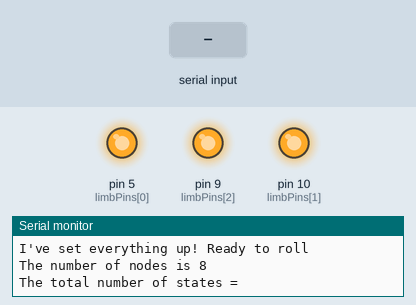
Bench run of a sketch on a simulated Arduino Uno, built with avr-gcc and run on an emulated ATmega328P. Shown: output pins drawn as LEDs (lit = HIGH), the last lines printed to the serial monitor. The inputs (shaded band) are chosen by the test bench.

Above: at 0.9 s.
1.0 s: "30,150\n" received over Serial
At 4.7 s:
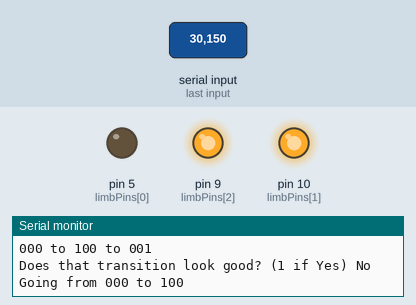
At 6.3 s:
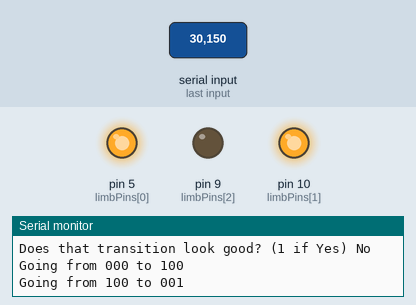
Timing chart, 0 to 8.6 s (numbered marks = the images above; inputs shaded):
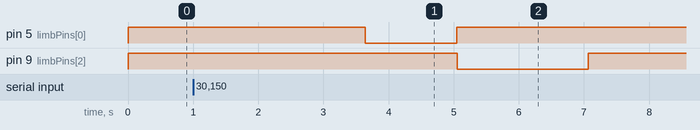

The sketch:

MultiState.ino
```cpp
//This program is designed to learn the state transition rewards
//author - Vishesh Vikas
//behavior/states = 0 or 1 (binary)
//robot state transition = N States
// State 1  -> State 2 -> State 3 -> State 4 ...
#include <MsTimer2.h>

// Specifications of a robot
const int noofLimbs = 3;
int limbPins[noofLimbs] = {5,10,9};
int incomingByte;
int endStateInt, startStateInt;
int startState[noofLimbs], endState[noofLimbs];
int matSize = pow(2,noofLimbs);
int timerFreq = 10; //ms
int stateTimer;
//int activeT[noofLimbs] = {
//  2100,1200,2020};
int activeT[noofLimbs] = {
  1400,1000,2020};
int phiT[noofLimbs] = {
  610,1000,00};
int maintainStrength[noofLimbs] = {
  50, 100, 40};
int adjustT[noofLimbs] ={
  120,60,200};
int cycleT, restTime;

int noofReps, repCounter;

void turnAllOff();

void dec2bin(int dec, int (&bin)[noofLimbs]);
void printState(int (&bin)[noofLimbs]);
void printState(int*);
void implementState(int (&bin)[noofLimbs]);

void turnPinOn(int);
void turnPinOff(int);
void maintainPin(int thepin, int strength);

void timerFunc();
void restFunc();
int restCounter;

int totalNoofStates, theStatesInt[10], theStatesBin[10][noofLimbs];
int theCurrentStateCounter;
int* currentState;

void initializeCounters()
{
  stateTimer = 0;
  noofReps = 10;
  repCounter=0;
  restTime = 4000;
  restCounter = 0;
  theCurrentStateCounter = 0;
}


void setup()
{
  Serial.begin(115200);
  cycleT = 0;
  for(int ii=0; ii<noofLimbs; ii++)
  {
    pinMode(limbPins[ii], OUTPUT);
    turnPinOff(limbPins[ii]);
    if(cycleT<(activeT[ii]+phiT[ii]))
    {
      cycleT=(activeT[ii]+phiT[ii]);
    }
  }
  Serial.println("I've set everything up! Ready to roll");
  Serial.print("The number of nodes is ");
  Serial.println(matSize);
  MsTimer2::set(timerFreq, timerFunc);
  initializeCounters();
  int isComplete = 0;
  while(isComplete==0)
  {
    Serial.flush();
    Serial.print("The total number of states = ");
// totalNoofStates, theStatesInt[noofLimbs], theStatesBin[noofLimbs][noofLimbs];
    while(!Serial.available());
    totalNoofStates = Serial.read()-48;
    Serial.println(totalNoofStates);
    for(int ii=0;ii<totalNoofStates; ii++)
    {
      Serial.print("State "); Serial.print(ii+1); Serial.print(" : = ");
      while(!Serial.available());
      theStatesInt[ii] = Serial.read()-48;
      dec2bin(theStatesInt[ii], theStatesBin[ii]);
      Serial.print(theStatesInt[ii]);
      Serial.print(" "); printState(&theStatesBin[ii][0]);
      Serial.println("");
    }
    Serial.println("");
    for(int ii=0;ii<totalNoofStates;ii++)
    {
      printState(&theStatesBin[ii][0]);
      if(ii<(totalNoofStates-1))
      {
        Serial.print(" to ");
      }
    }
    Serial.println("");
    Serial.print("Does that transition look good? (1 if Yes)");
    while(!Serial.available());
    isComplete = Serial.read()-48;
    if(isComplete==1) {Serial.println(" Yes");}
    else {Serial.println(" No");}
  }

  currentState = theStatesBin[0];

  MsTimer2::start();


}

void loop()
{
  // Nothing is in the loop function.
  // Everything is done using timer function.
}

void timerFunc()
{
  // use activeT, phiT
  for(int ii=0; ii<noofLimbs; ii++)
  {
    if(currentState[ii]==1)
    {
      if(stateTimer==phiT[ii])
      {
        turnPinOn(limbPins[ii]);
//        Serial.print(ii); Serial.print("="); Serial.print(stateTimer);
      }
      else if(ii>0 &(currentState[ii]==theStatesBin[theCurrentStateCounter-11][ii]))
      {
        //        Serial.println("Maintain");
        maintainPin(limbPins[ii], maintainStrength[ii]);
      }
    }
  }
  stateTimer =stateTimer+timerFreq;
  if(stateTimer==cycleT)
  {
//    Serial.print("stateTimer = "); Serial.println(stateTimer);
    // If cycleT is over
    if(currentState==theStatesBin[totalNoofStates])
    {
      Serial.println("Alls is done");
      turnAllOff();
      stateTimer = 0;
      MsTimer2::stop();
    }
    else //if(currentState==theStatesBin[theCurrentStateCounter])
    {
      stateTimer=0;
//      Serial.println("Switching!");
      for(int jj=0;jj<noofLimbs; jj++)
      {
//      Serial.println(theCurrentStateCounter);
//        Serial.print(theCurrentStateCounter); Serial.print(" ");Serial.println(jj);
//        Serial.print(currentState[jj]); Serial.print("vs"); Serial.println(theStatesBin[theCurrentStateCounter+1][jj]);
        if((currentState[jj]==theStatesBin[theCurrentStateCounter+1][jj])&(currentState[jj]==1))
        {
          Serial.print("Adjusted Leg "); Serial.println(jj);
          phiT[jj] = phiT[jj] + adjustT[jj];
        }
      }
      Serial.print("Going from "); printState(currentState);

      currentState = theStatesBin[theCurrentStateCounter+1];
      theCurrentStateCounter = theCurrentStateCounter+1;
      Serial.print(" to "); printState(currentState); Serial.println("");
      turnAllOff();
    }
  }

}

void restFunc()
{
  if(restCounter==1)
  {
    Serial.println("All rested");
    MsTimer2::stop();
    if(repCounter<noofReps)
    {
      for(int ii=0; ii<noofLimbs; ii++)
      {
//        activeT[ii] = activeT[ii] - adjustT[ii];
        phiT[ii] = phiT[ii] + adjustT[ii];
      }
      MsTimer2::set(timerFreq, timerFunc);
      MsTimer2::start();
    }
    restCounter=0;
//    initializeCounters();
  }
  restCounter=restCounter+1;
}

void implementState(int (&bin)[noofLimbs])
{
  for(int ii=0; ii<noofLimbs; ii++)
  {
    if(bin[ii]==0)
    {
      turnPinOff(limbPins[ii]);
    }
    else
    {
      turnPinOn(limbPins[ii]);
    }
  }
}
void printState(int* bin)
{
  for(int ii=0; ii<noofLimbs; ii++)
  {
    Serial.print(bin[ii]);
  }
  //  Serial.println("");
}

void printState(int (&bin)[noofLimbs])
{
  for(int ii=0; ii<noofLimbs; ii++)
  {
    Serial.print(bin[ii]);
  }
  //  Serial.println("");
}

void dec2bin(int dec, int (&bin)[noofLimbs])
{
  for(int ii=0; ii<noofLimbs; ii++)
  {
    //    Serial.println((1<<ii));
    bin[noofLimbs-ii-1] = (dec&(1<<ii))>>ii;
  }
}


void turnAllOff()
{
  for(int ii=0; ii<noofLimbs; ii++)
  {
    //    digitalWrite(limbPins[ii],HIGH);
    turnPinOff(limbPins[ii]);
  }
}
void turnPinOn(int thepin)
{
  //  digitalWrite(thepin, LOW);
  analogWrite(thepin, 0);
}

void maintainPin(int thepin, int strength)
{
  analogWrite(thepin,255-strength);
}

void turnPinOff(int thepin)
{
  analogWrite(thepin,255);
  //  digitalWrite(thepin, HIGH);
}
```

Measured:
- after the input at 1.0 s, pin 5 (limbPins[0]): HIGH → LOW after 2.6 s, → HIGH 1.4 s later; pin 9 (limbPins[2]): HIGH → LOW after 4.1 s, → HIGH 2.0 s later
